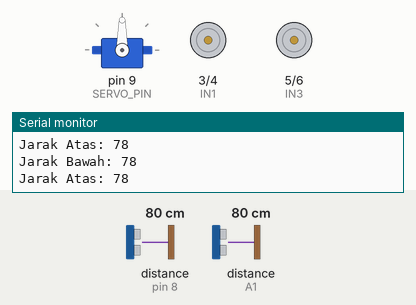
Recording of a sketch running on a simulated Arduino Uno, built with avr-gcc and run on an emulated ATmega328P. Shown: servo, motor-driver pin pairs drawn as motors (green arrow = first pin HIGH = forward, orange = second pin HIGH = backward, longer = more drive), the last lines printed to the serial monitor. Wiring (inferred from the names in the program): 2 × ultrasonic range finder: trigger pin 7, echo pin 8 / trigger A0, echo A1. The inputs (shaded band) are chosen by the test bench; at power-on: distance to the obstacle (sensors on pin 8, A1) 80 cm. The echo pulse lasts 58.3 µs per cm.

Above: at 3.8 s.
3.9 s: distance to the obstacle (sensor on pin 8) set to 13 cm
At 4.4 s:
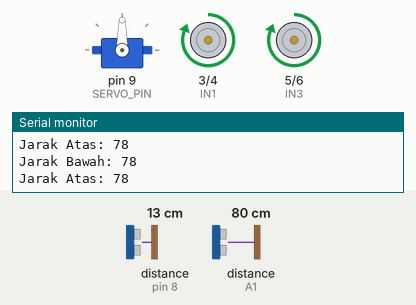
7.8 s: distance to the obstacle (sensor on pin 8) set to 10 cm
11.7 s: distance to the obstacle (sensor on A1) set to 17 cm
15.6 s: distance to the obstacle (sensor on A1) set to 14 cm
At 16.0 s:
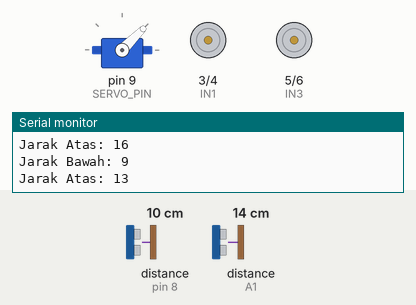
19.5 s: distance to the obstacle (sensor on A1) set to 18 cm
At 20.9 s:
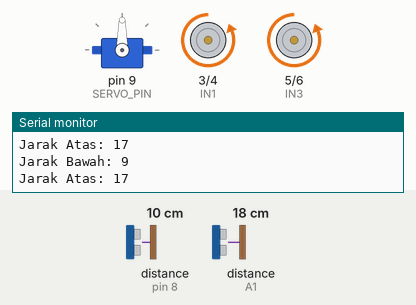
23.4 s: distance to the obstacle (sensor on A1) set to 2 cm
At 24.3 s:
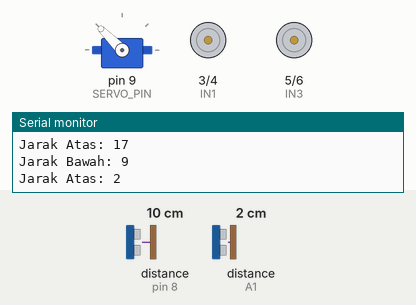
Timing chart, 0 to 28.3 s (numbered marks = the images above; inputs shaded):
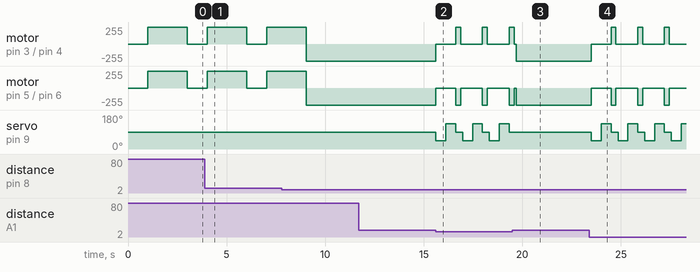

Measured:
- the behaviour switches between 16 and 15 cm on distance to the obstacle (sensor on A1) (found by bisection; images 1 and 2)
- after the input at 15.6 s, motor on pin 3 (IN1) / pin 4 (IN2): alternates forward 255/255 for 0.25 s and stopped for 1.1 s, starting at once; motor on pin 5 (IN3) / pin 6 (IN4): alternates backward 255/255 for 0.25 s and stopped for 1.1 s, starting at once
- after the input at 19.5 s, servo on pin 9 (SERVO_PIN): stops changing and stays 90°
- after the input at 23.4 s, motor on pin 3 (IN1) / pin 4 (IN2): alternates forward 255/255 for 0.25 s and stopped for 1.1 s, starting after 0.10 s; motor on pin 5 (IN3) / pin 6 (IN4): alternates backward 255/255 for 0.25 s and stopped for 1.1 s, starting after 0.10 s

The sketch:

mbim1_0.ino
```cpp
#include <Servo.h>
// #include <Wire.h>
// #include <MPU6050.h>

// Ultrasonic 1 with Servo
#define TRIG_PIN_BAWAH 7
#define ECHO_PIN_BAWAH 8

// Ultrasonic 2
#define TRIG_PIN_ATAS A0
#define ECHO_PIN_ATAS A1

// Motor Driver (L298N)
#define IN1 3
#define IN2 4
#define IN3 5
#define IN4 6

// Servo
#define SERVO_PIN 9
Servo myServo;

// // MPU6050
// MPU6050 mpu;

long duration;
int distance_bawah;
int distance_atas;

int getDistance(int trigPin, int echoPin) {
  digitalWrite(trigPin, LOW);
  delayMicroseconds(2);
  digitalWrite(trigPin, HIGH);
  delayMicroseconds(10);
  digitalWrite(trigPin, LOW);

  duration = pulseIn(echoPin, HIGH);
  return duration * 0.034 / 2;
}

void stopMotors() {
  digitalWrite(IN1, LOW);
  digitalWrite(IN2, LOW);
  digitalWrite(IN3, LOW);
  digitalWrite(IN4, LOW);
}

void moveBackward() {
  digitalWrite(IN1, HIGH);
  digitalWrite(IN2, LOW);
  digitalWrite(IN3, HIGH);
  digitalWrite(IN4, LOW);
}

void moveForward() {
  digitalWrite(IN1, LOW);
  digitalWrite(IN2, HIGH);
  digitalWrite(IN3, LOW);
  digitalWrite(IN4, HIGH);
}

void turnLeft() {
  digitalWrite(IN1, LOW);
  digitalWrite(IN2, HIGH);
  digitalWrite(IN3, HIGH);
  digitalWrite(IN4, LOW);
}

void turnRight() {
  digitalWrite(IN1, HIGH);
  digitalWrite(IN2, LOW);
  digitalWrite(IN3, LOW);
  digitalWrite(IN4, HIGH);
}

void setup() {
  pinMode(TRIG_PIN_BAWAH, OUTPUT);
  pinMode(ECHO_PIN_BAWAH, INPUT);
  pinMode(TRIG_PIN_ATAS, OUTPUT);
  pinMode(ECHO_PIN_ATAS, INPUT);

  pinMode(IN1, OUTPUT);
  pinMode(IN2, OUTPUT);
  pinMode(IN3, OUTPUT);
  pinMode(IN4, OUTPUT);

  myServo.attach(SERVO_PIN);
  myServo.write(90); // Servo Default Position

  // Wire.begin();
  // mpu.initialize();

  Serial.begin(9600);
}

void loop() {
  distance_bawah = getDistance(TRIG_PIN_BAWAH, ECHO_PIN_BAWAH);
  Serial.print("Jarak Bawah: ");
  Serial.println(distance_bawah);

  distance_atas = getDistance(TRIG_PIN_ATAS, ECHO_PIN_ATAS);
  Serial.print("Jarak Atas: ");
  Serial.println(distance_atas);

  if (distance_bawah > 10) {
    stopMotors();
    delay(1000);
    moveBackward();
    delay(2000);
    stopMotors();
    return;
  }

  // Logika Ultrasonic Atas
  if (distance_atas < 15) {
    stopMotors();
    myServo.write(45);
    delay(500);
    int leftDistance = getDistance(TRIG_PIN_ATAS, ECHO_PIN_ATAS);

    myServo.write(135);
    delay(500);
    int rightDistance = getDistance(TRIG_PIN_ATAS, ECHO_PIN_ATAS);

    myServo.write(90);

    if (leftDistance > rightDistance) {
      turnLeft();
      delay(250);
    } else {
      turnRight();
      delay(250);
    }

    stopMotors();
  } else {
    moveForward();
  }

  delay(100);
}
```
